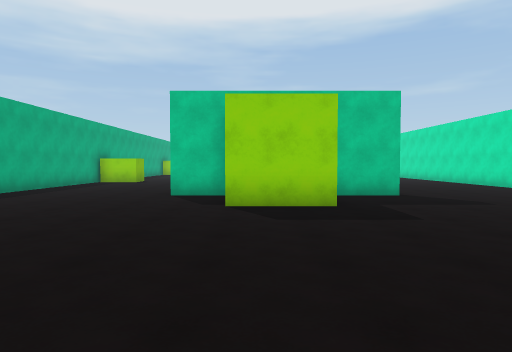
[1] (above)

16 first-person views from a walk through a 3-D level made in the Unity game engine. The camera is 1.5 m above the floor, tilts 2° down and sees 75° across. The floor is counted in squares, 2 m on a side. Each view is taken from the middle of a square. On the plan, view 1 faces up. The plan holds only what a view shows up to about 11 squares ahead; the rest is blank. The place goes on beyond the plan. The player is left out.

[2]
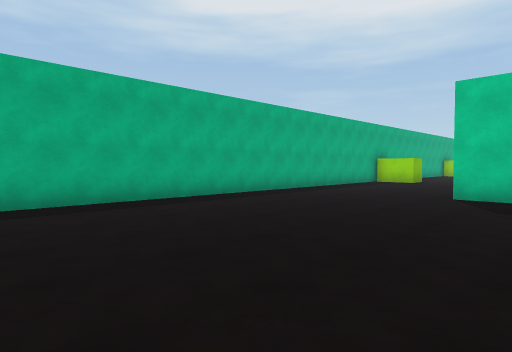

[3]
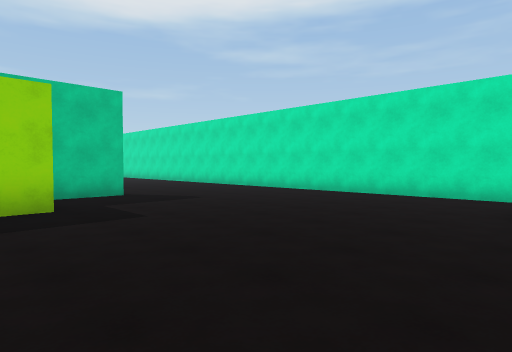

[4]
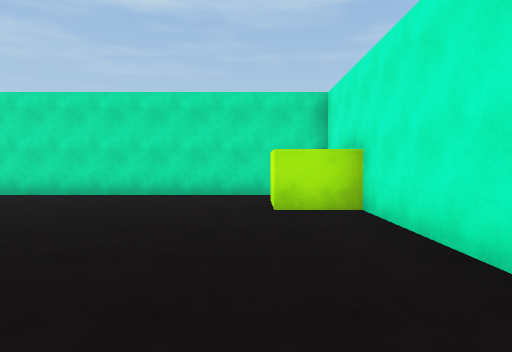

[5]
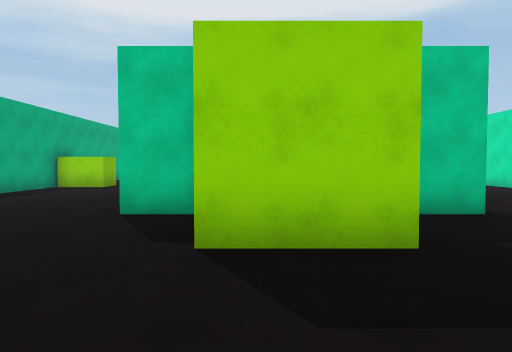

[6]
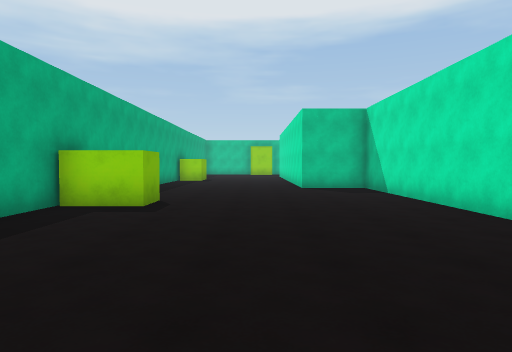

[7]
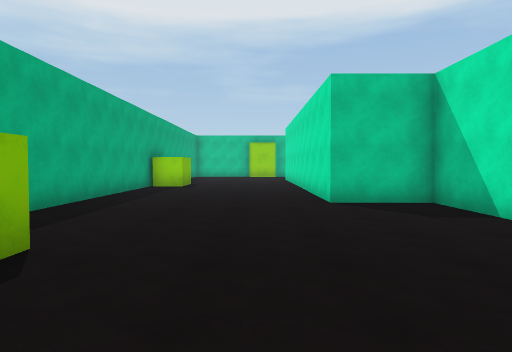

[8]
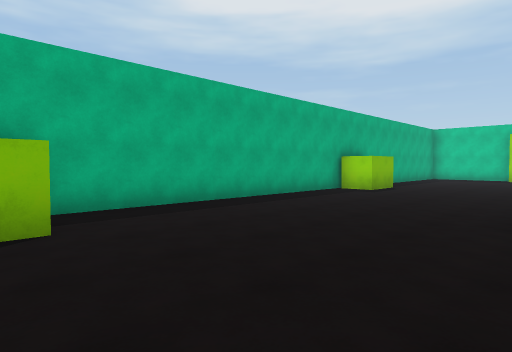

[9]
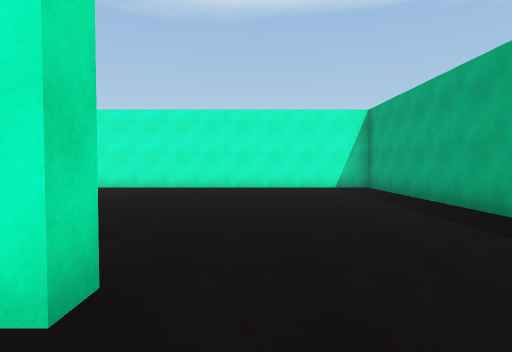

[10]
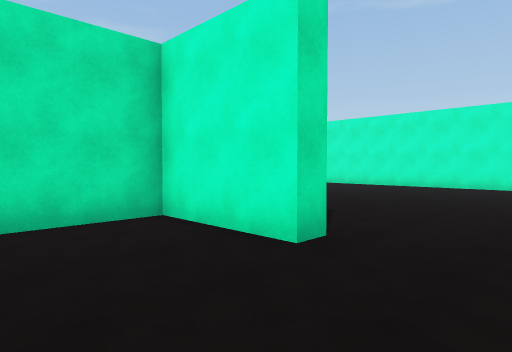

[11]
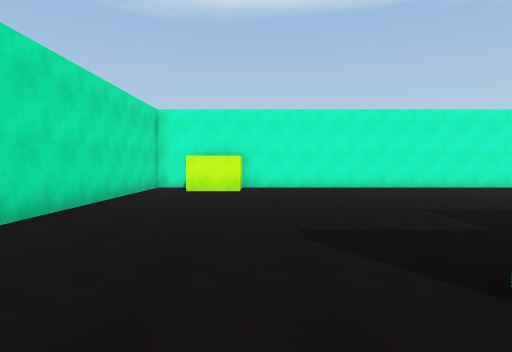

[12]
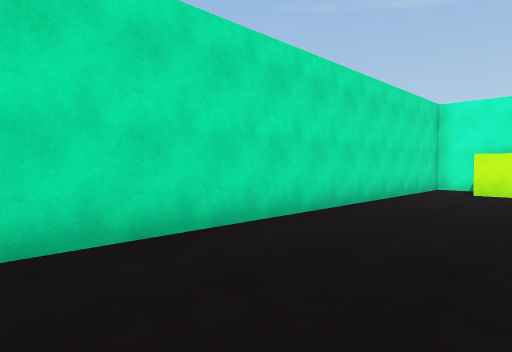

[13]
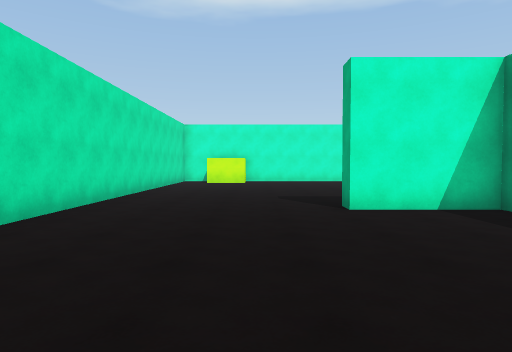

[14]
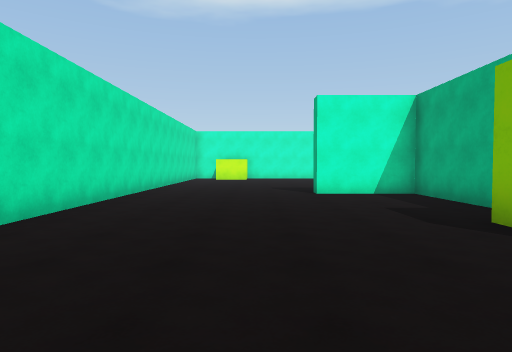

[15]
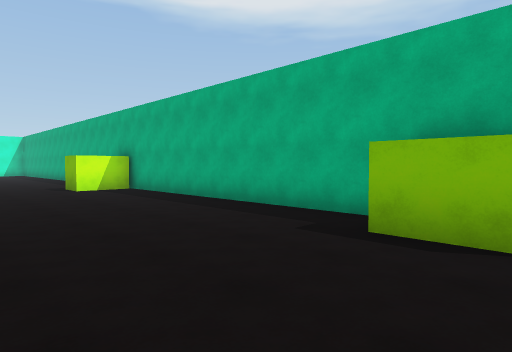

[16]
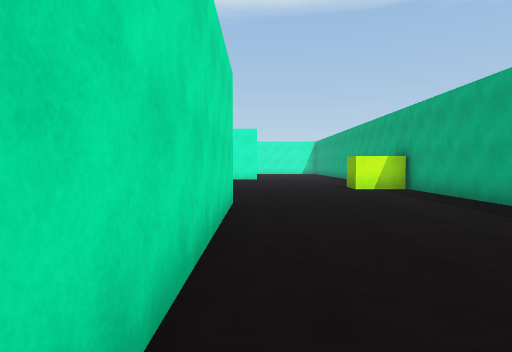

### Floor plan
Points are (right, up) in squares from view 1. A wall is a line through its corners. A room is listed if a view was taken in it or the views show most of it. See-through windows are left out.
Room 1 (views 1, 2, 3, 4, 5, 6, 7, 8, 9, 10, 11, 12, 13, 14, 15, 16)
walls: (1.9, 13.1) (1.9, 12.6); (0.9, 11.4) (0.9, 8.5) (3.4, 8.5) (3.4, 8) (1.9, 8); (0.5, 12.4) (0.5, 18.5) (-1.6, 18.5) (-1.6, 24.5); (-0.6, 8) (-2.1, 8) (-2.1, 8.5) (0.5, 8.5) (0.5, 10.5); (1.5, 5.9) (-0.6, 5.9); (-6.6, 14.9) (-5, 14.9) (-5, 13.9) (-6.6, 13.9) (-6.6, -0.8) (5.4, -0.8) (5.4, 0.7) (7, 0.7); (7.2, -0.8) (8.1, -0.8) (8.1, 14); (-5.5, 24.9) (-5.5, 23.3) (-6.6, 23.3) (-6.6, 14.6)

Where each view was taken, in squares from view 1:
view 1: 0 up, 0 right, facing up
view 2: 0 up, 0 right, facing up-left
view 3: 0 up, 0 right, facing up-right
view 4: 1 up, 0 right, facing right
view 5: 3 up, 0 right, facing up
view 6: 8 up, 3 left, facing up
view 7: 12 up, 3 left, facing up
view 8: 14 up, 1 left, facing up-left
view 9: 10 up, 3 left, facing down
view 10: 11 up, 4 left, facing down-right
view 11: 10 up, 5 right, facing down
view 12: 10 up, 5 right, facing down-right
view 13: 14 up, 5 right, facing down
view 14: 17 up, 5 right, facing down
view 15: 25 up, 2 left, facing down-left
view 16: 25 up, 2 left, facing down
